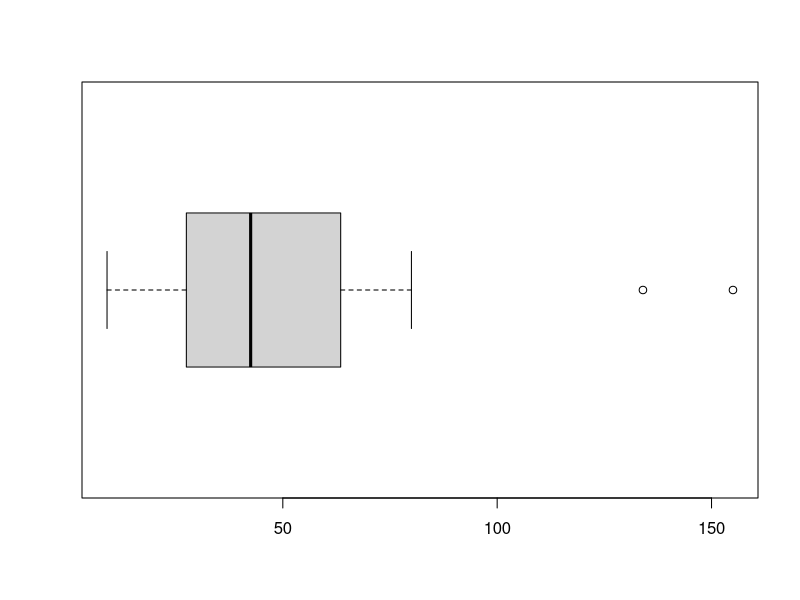

Reproduce this figure in R.
age <- c(18,21,22,19,34,32,40,42,56,58,64,28,29,29,36,35)
age_stem <- stem(age)

stat <- c(88,67,76,80,86,94,78,84,82,75,80,75,65,84,78,82,81,60,87)
stat_mean <- mean(stat)
stat_length <- length(stat)
stat_min <- min(stat)
stat_max <- max(stat)
stat_median <- median(stat)

c(stat_min, stat_max, stat_length, stat_mean)
summary(stat)

data3 <- c(1,2,2,2,2,3,3,4)
table(data3)

#가중치 평균
data4 <- c(72,67,60,78,82)
range <- max(data4) - min(data4)
range

variance <- var(data4)
stdev<- sd(data4)
CoOfVar<- sd(data4)/mean(data4) * 100

#왜도
data <- c(136,182,166,132,130,186,140,155)
quantile(data)
quantile(data,0.3)

#BoxPlot
data <- c(38,74,13,58,26,155,80,26,51,46,19,134,69,30,39,29,37,47,9,52)
boxplot(data,horizontal = TRUE)
quantile(data)